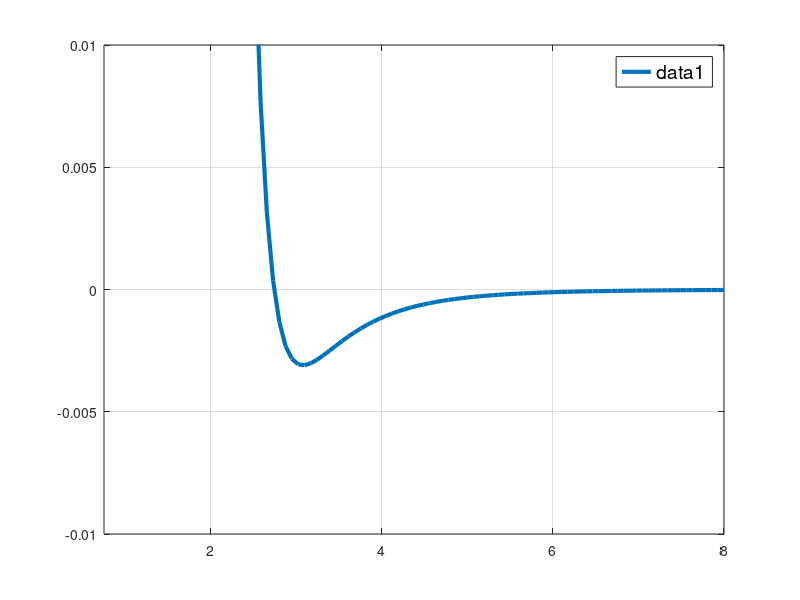

The MATLAB source for this figure:
clear;
% ----- define the functions-----
U = @(e,s,r) 4*e*((s./r).^12 - (s./r).^6); 
rep = @(e,s,r) 4*e*((s./r).^12);
att = @(e,s,r) -4*e*((s./r).^6);

%----- defining the variables ---------
e = 0.0031;                           
s = 2.74;                               
r = linspace(0.75,8);

% ---- calling the functions -------
U_LJ = U(e,s,r);
rep_LJ = rep(e,s,r);
att_LJ = att(e,s,r);

% ---- plotting--------------
figure(1)
plot(r, U_LJ,'LineWidth',3)
hold on
grid
%plot(r,rep_LJ,'LineWidth',3)
hold on
%plot(r, att_LJ,'LineWidth',3)
hold on
axis([0.75  8    -0.01 0.01])   % x & y axes interval change 
%legend('Lennard-Jones','replusive', 'attractive')

set(legend,'FontSize',14);